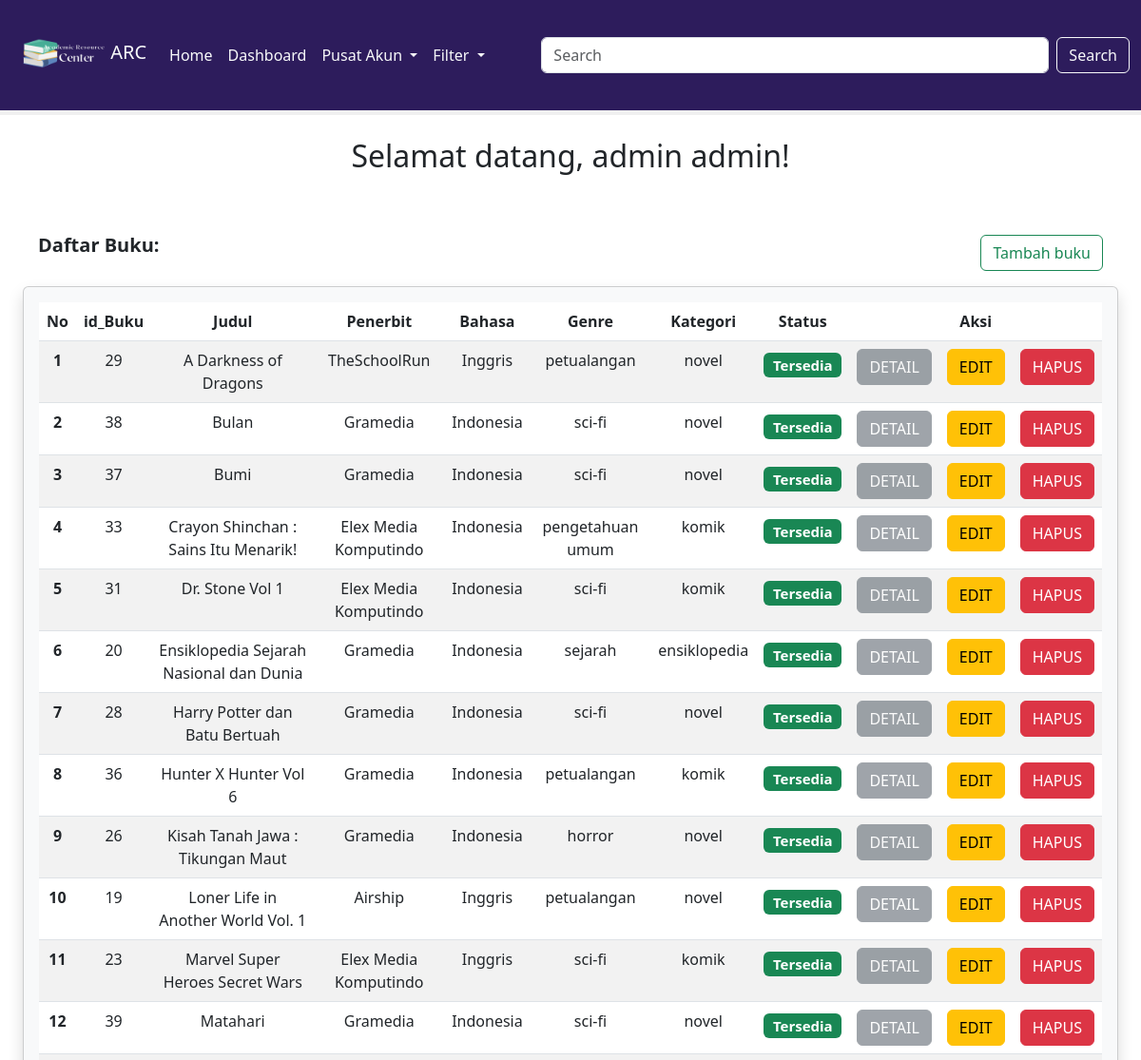
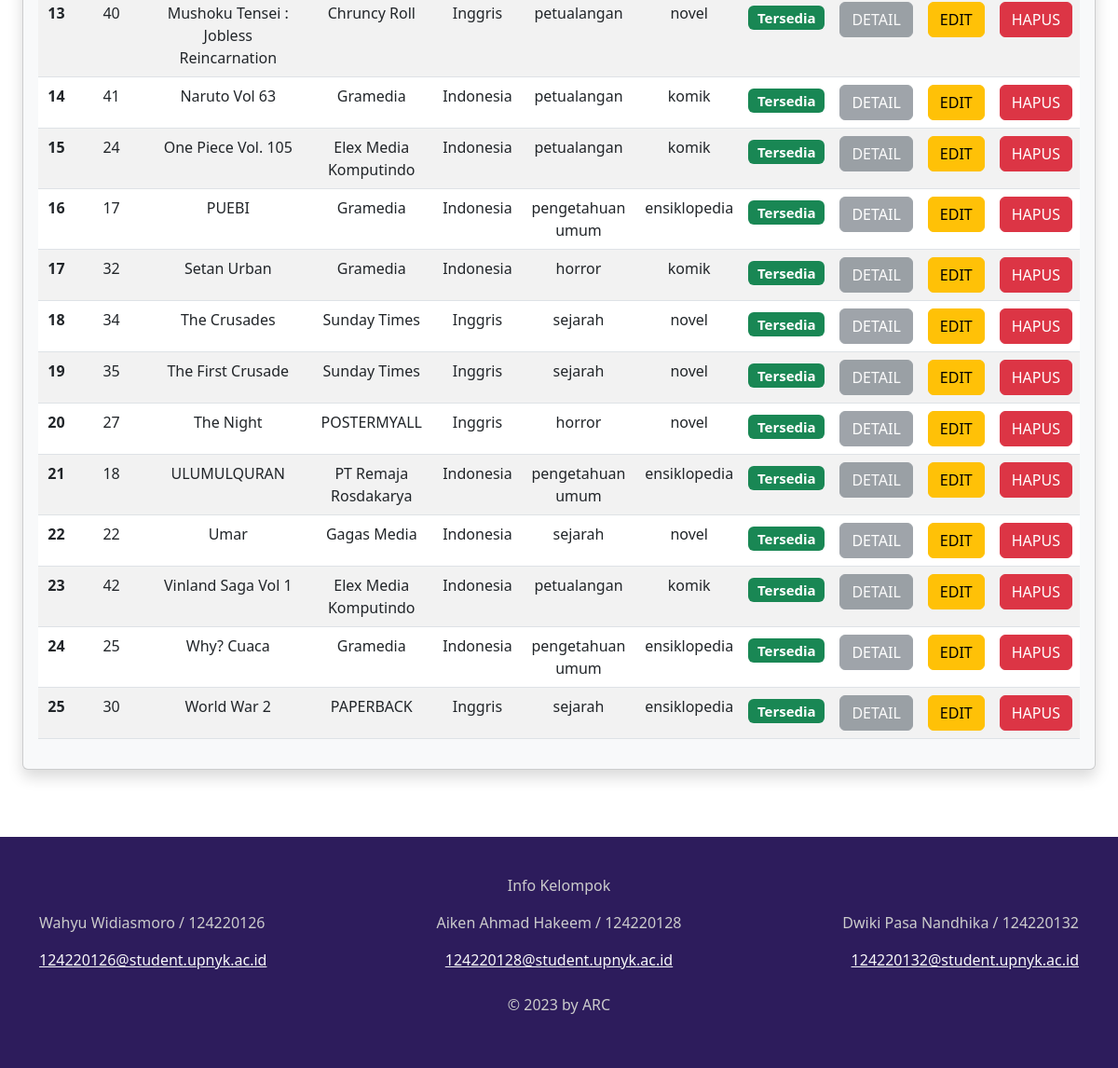
/admin.php (signed in), run on the app's committed database (2 pictures, top to bottom).
### tables this page shows
CREATE TABLE `buku` (
  `id_buku` int(11) NOT NULL,
  `judul` varchar(50) NOT NULL,
  `foto` text NOT NULL,
  `penerbit` varchar(50) NOT NULL,
  `bahasa` varchar(50) NOT NULL,
  `id_kategori` varchar(11) NOT NULL,
  `id_genre` varchar(11) NOT NULL,
  `statuss` varchar(20) NOT NULL
);

CREATE TABLE `genre` (
  `id_genre` varchar(11) NOT NULL,
  `genre` varchar(20) NOT NULL
);

CREATE TABLE `kategori` (
  `id_kategori` varchar(11) NOT NULL,
  `kategori` varchar(20) NOT NULL
);

### admin.php (the view, shortened to what this page needs)
<?php
include 'koneksi.php';
$search = isset($_GET['search']) ? $_GET['search'] : '';
$filter = isset($_GET['filter']) ? $_GET['filter'] : '';
$query = "SELECT * FROM buku
            INNER JOIN kategori ON buku.id_kategori = kategori.id_kategori
            INNER JOIN genre ON buku.id_genre = genre.id_genre
            WHERE (buku.judul LIKE '%$search%'
            OR buku.foto LIKE '%$search%'
            OR buku.penerbit LIKE '%$search%'
            OR buku.bahasa LIKE '%$search%'
            OR kategori.kategori LIKE '%$search%'
            OR genre.genre LIKE '%$search%')
            AND (buku.statuss LIKE '%$filter%') ORDER BY buku.judul;";
$result = mysqli_query($connection, $query);
?>
<!DOCTYPE html>
<html>
<head>
    <link rel="stylesheet" type="text/css" href="custom.css">
    <link href="https://cdn.jsdelivr.net/npm/bootstrap@5.3.0-alpha3/dist/css/bootstrap.min.css" rel="stylesheet"
>
</head>
<body>
    <nav class="navbar navbar-expand-lg">
        <div class="container-fluid">
            <div>
                <img src="logo.png" width="100" height="100">
                <a class="navbar-brand text-light" href="#">ARC</a>
            </div>
            <div class="collapse navbar-collapse" id="navbarSupportedContent">
                <ul class="navbar-nav me-auto mb-2 mb-lg-0">
                    <li class="nav-item">
                        <a class="nav-link active text-light" aria-current="page" href="index.php">Home</a>
                    </li>
                    <li class="nav-item">
                        <a class="nav-link active text-light" aria-current="page" href="admin.php?search=">Dashboard</a>
                    </li>
                    <li class="nav-item dropdown">
                        <a class="nav-link dropdown-toggle text-light" href="#" role="button" data-bs-toggle="dropdown"
                            aria-expanded="false">
                            Pusat Akun
                        </a>
                        <li class="nav-item dropdown">
                            <a class="nav-link dropdown-toggle text-light" href="#" role="button" data-bs-toggle="dropdown"
                                aria-expanded="false">
                                Filter
                            </a>
                        </li>
                    </li>
                </ul>
            </div>
            <div class="collapse navbar-collapse d-flex justify-content-end" id="pencarian">
                <br>
                <form class="d-flex text-light" role="search" action="admin.php" method="GET">
                    <input class="form-control me-2" type="search" name="search" placeholder="Search"
                        aria-label="Search" size="50">
                    <button class="btn btn-outline-light" type="submit">Search</button>
                </form>
            </div>
        </div>
    </nav>
    <div id="progress-bar">
    </div>
    <h2 class="mt-4" style="text-align:center">Selamat datang, admin
        <?php echo $_SESSION['username'] ?>!
    </h2><br>
    <div class="row mt-4 mb-2 mx-4 p-1">
        <div class="col-4">
            <p style="text-align: left; font-size:20px"><b>Daftar Buku:</b></p>
        </div>
        <div class="col-4 d-flex justify-content-end">
            <div class="d-flex align-items-center">
                <a class="btn btn-outline-success" href="tambah.php">Tambah buku</a>
            </div>
        </div>
    </div>
    <div class="card bg-body-tertiary rounded shadow mx-4 p-3 mb-5">
        <table class="table table table-striped text-center">
            <thead>
                <tr>
                    <th scope="col"><b>No</b></th>
                    <th scope="col">id_Buku</th>
                    <th scope="col">Judul</th>
                    <th scope="col">Penerbit</th>
                    <th scope="col">Bahasa</th>
                    <th scope="col">Genre</th>
                    <th scope="col">Kategori</th>
                    <th scope="col">Status</th>
                    <th scope="col"></th>
                    <th scope="col">Aksi</th>
                    <th scope="col"></th>
                </tr>
            </thead>
            <tbody>
                <?php
                if (mysqli_num_rows($result) > 0) {
                    ?>
                    <div class="row">
                        <?php
                        $i = 1;
                        while ($row = mysqli_fetch_assoc($result)) {
                            echo "<tr>";
                            echo "   <th scope=\"row\">" . $i . "</th>";
                            echo "   <td>" . $row['id_buku'] . "</td>";
                            echo "   <td>" . $row['judul'] . "</td>";
                            echo "   <td>" . $row['penerbit'] . "</td>";
                            echo "   <td>" . $row['bahasa'] . "</td>";
                            echo "   <td>" . $row['genre'] . "</td>";
                            echo "   <td>" . $row['kategori'] . "</td>";
                            if ($row['statuss'] == 'Dipinjam') {
                                ?>
                                <td>
                                    <h5><span class="badge bg-danger mt-1">Dipinjam</span></h5>
                                </td>
                                <?php
                            } else if ($row['statuss'] == 'Tersedia') {
                                ?>
                                    <td>
                                        <h5><span class="badge bg-success mt-1">Tersedia</span></h5>
                                    </td>
                                <?php
                            }
                            if ($row['statuss'] == 'Dipinjam') {
                                echo '<td><a href="detail.php?id_buku=' . $row['id_buku'] . '" class="btn btn-secondary">DETAIL</a></td>';
                            } else if ($row['statuss'] == 'Tersedia') {
                                echo '<td><a href="detail.php?id_buku=' . $row['id_buku'] . '" class="btn btn-secondary disabled" tabindex="-1" role="button" aria-disabled="true">DETAIL</a></td>';
                            }
                            echo '   <td><a href="edit.php?id_buku=' . $row['id_buku'] . '" class="btn btn-warning">EDIT</a></td>';
                            echo '   <td>
                                                <a href="hapus.php?hapus=' . $row['id_buku'] . '" class="btn btn-danger"
                                                data-bs-toggle="modal" data-bs-target="#deleteModal"
                                                onclick="setDeleteUrl(this.getAttribute(\'href\'))">HAPUS</a>
                                            </td>';
                            echo "</tr>";
                            $i++;
                        }
                }
                ?>
            </tbody>
        </table>
    </div>
    <br>
    <?php include 'footer.php' ?>
</body>
</html>

### footer.php
<footer id="foot">
    <div class="container">
        <div class="row align-items-center">
            <p class="text-center">Info Kelompok</p>
            <br>
            <div class="col-4 text-start">
                <p>Wahyu Widiasmoro / 124220126</p>
                <div class="email">
                    <span class="fas fa-envelope">
                        <a class="text-light"
                            href="mailto:124220126@student.upnyk.ac.id">124220126@student.upnyk.ac.id</a>
                    </span>
                </div>
            </div>
            <div class="col-4 text-center">
                <p>Aiken Ahmad Hakeem / 124220128</p>
                <div class="email">
                    <span class="fas fa-envelope">
                        <a class="text-light"
                            href="mailto:124220128@student.upnyk.ac.id">124220128@student.upnyk.ac.id</a>
                    </span>
                </div>
            </div>
            <div class="col-4 text-end">
                <p>Dwiki Pasa Nandhika / 124220132</p>
                <div class="email">
                    <span class="fas fa-envelope">
                        <a class="text-light"
                            href="mailto:124220132@student.upnyk.ac.id">124220132@student.upnyk.ac.id</a>
                    </span>
                </div>
            </div>
        </div>
        <br>
        <p class="text-center">&copy; 2023 by ARC</p>
    </div>
</footer>

### custom.css (style rules this page uses)
.navbar { background-color: #2d1c5c; }
#progress-bar { width: 100%; height: 5px; background-color: #f0f0f0; }
footer { background-color: #2d1c5c; color: #fff; padding: 40px 0; }
footer p { color: #ccc; }

### data on the page
buku: id_buku "29", judul "A Darkness of Dragons", penerbit "TheSchoolRun", bahasa "Inggris", id_genre.genre "petualangan", id_kategori.kategori "novel", statuss "Tersedia"
buku: id_buku "38", judul "Bulan", penerbit "Gramedia", bahasa "Indonesia", id_genre.genre "sci-fi", id_kategori.kategori "novel", statuss "Tersedia"
buku: id_buku "37", judul "Bumi", penerbit "Gramedia", bahasa "Indonesia", id_genre.genre "sci-fi", id_kategori.kategori "novel", statuss "Tersedia"
buku: id_buku "33", judul "Crayon Shinchan : Sains Itu Menarik!", penerbit "Elex Media Komputindo", bahasa "Indonesia", id_genre.genre "pengetahuan umum", id_kategori.kategori "komik", statuss "Tersedia"
buku: id_buku "31", judul "Dr. Stone Vol 1", penerbit "Elex Media Komputindo", bahasa "Indonesia", id_genre.genre "sci-fi", id_kategori.kategori "komik", statuss "Tersedia"
buku: id_buku "20", judul "Ensiklopedia Sejarah Nasional dan Dunia", penerbit "Gramedia", bahasa "Indonesia", id_genre.genre "sejarah", id_kategori.kategori "ensiklopedia", statuss "Tersedia"
buku: id_buku "28", judul "Harry Potter dan Batu Bertuah", penerbit "Gramedia", bahasa "Indonesia", id_genre.genre "sci-fi", id_kategori.kategori "novel", statuss "Tersedia"
buku: id_buku "36", judul "Hunter X Hunter Vol 6", penerbit "Gramedia", bahasa "Indonesia", id_genre.genre "petualangan", id_kategori.kategori "komik", statuss "Tersedia"
buku: id_buku "26", judul "Kisah Tanah Jawa : Tikungan Maut", penerbit "Gramedia", bahasa "Indonesia", id_genre.genre "horror", id_kategori.kategori "novel", statuss "Tersedia"
buku: id_buku "19", judul "Loner Life in Another World Vol. 1", penerbit "Airship", bahasa "Inggris", id_genre.genre "petualangan", id_kategori.kategori "novel", statuss "Tersedia"
buku: id_buku "23", judul "Marvel Super Heroes Secret Wars", penerbit "Elex Media Komputindo", bahasa "Inggris", id_genre.genre "sci-fi", id_kategori.kategori "komik", statuss "Tersedia"
buku: id_buku "39", judul "Matahari", penerbit "Gramedia", bahasa "Indonesia", id_genre.genre "sci-fi", id_kategori.kategori "novel", statuss "Tersedia"
buku: id_buku "40", judul "Mushoku Tensei : Jobless Reincarnation", penerbit "Chruncy Roll", bahasa "Inggris", id_genre.genre "petualangan", id_kategori.kategori "novel", statuss "Tersedia"
buku: id_buku "41", judul "Naruto Vol 63", penerbit "Gramedia", bahasa "Indonesia", id_genre.genre "petualangan", id_kategori.kategori "komik", statuss "Tersedia"
buku: id_buku "24", judul "One Piece Vol. 105", penerbit "Elex Media Komputindo", bahasa "Indonesia", id_genre.genre "petualangan", id_kategori.kategori "komik", statuss "Tersedia"
buku: id_buku "17", judul "PUEBI", penerbit "Gramedia", bahasa "Indonesia", id_genre.genre "pengetahuan umum", id_kategori.kategori "ensiklopedia", statuss "Tersedia"
buku: id_buku "32", judul "Setan Urban", penerbit "Gramedia", bahasa "Indonesia", id_genre.genre "horror", id_kategori.kategori "komik", statuss "Tersedia"
buku: id_buku "34", judul "The Crusades", penerbit "Sunday Times", bahasa "Inggris", id_genre.genre "sejarah", id_kategori.kategori "novel", statuss "Tersedia"
buku: id_buku "35", judul "The First Crusade", penerbit "Sunday Times", bahasa "Inggris", id_genre.genre "sejarah", id_kategori.kategori "novel", statuss "Tersedia"
buku: id_buku "27", judul "The Night", penerbit "POSTERMYALL", bahasa "Inggris", id_genre.genre "horror", id_kategori.kategori "novel", statuss "Tersedia"
buku: id_buku "18", judul "ULUMULQURAN", penerbit "PT Remaja Rosdakarya", bahasa "Indonesia", id_genre.genre "pengetahuan umum", id_kategori.kategori "ensiklopedia", statuss "Tersedia"
buku: id_buku "22", judul "Umar", penerbit "Gagas Media", bahasa "Indonesia", id_genre.genre "sejarah", id_kategori.kategori "novel", statuss "Tersedia"
buku: id_buku "42", judul "Vinland Saga Vol 1", penerbit "Elex Media Komputindo", bahasa "Indonesia", id_genre.genre "petualangan", id_kategori.kategori "komik", statuss "Tersedia"
buku: id_buku "25", judul "Why? Cuaca", penerbit "Gramedia", bahasa "Indonesia", id_genre.genre "pengetahuan umum", id_kategori.kategori "ensiklopedia", statuss "Tersedia"
buku: id_buku "30", judul "World War 2", penerbit "PAPERBACK", bahasa "Inggris", id_genre.genre "sejarah", id_kategori.kategori "ensiklopedia", statuss "Tersedia"

### other printed values
$_SESSION['username'] "admin"
